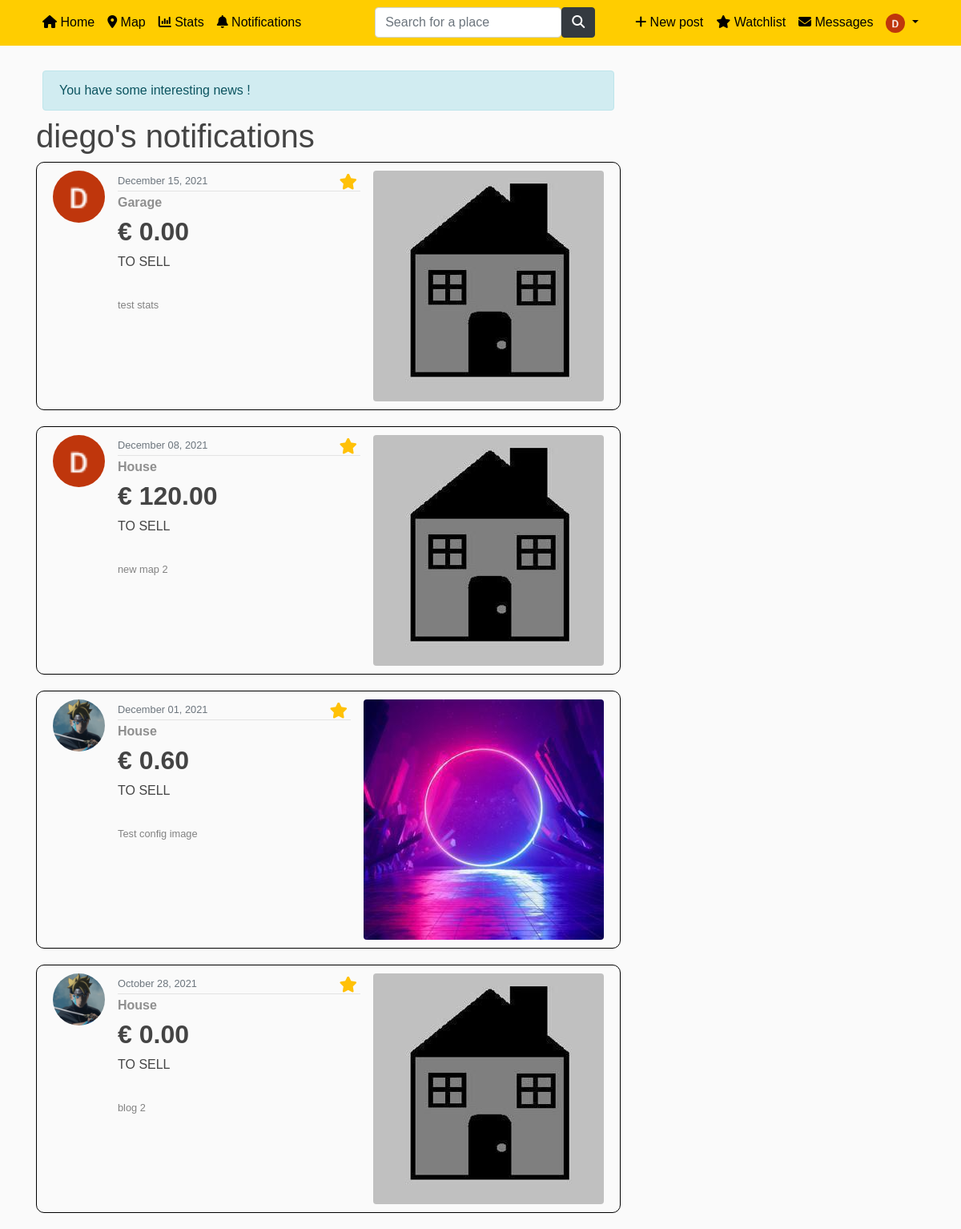
The app's page /my_preferences_posts/ (signed in) with its own data.
### users/models.py (models this page shows, shortened)
class Profile(models.Model):
    user = models.OneToOneField(User, on_delete=models.CASCADE) #CASCADE : si je supprime l'utilisateur, le profil sera supprimé aussi. Mais si je supprime le profil, l'utilisateur ne sera pas supprimé
    image = models.ImageField(default='default.jpg', upload_to='profile_pics') #default = image par défaut si l'user ne choisit aucune pdp
    price_preference = models.DecimalField(default=0, max_digits=15, decimal_places=2) #prix maximum préféré
    localisation_preference = models.CharField(default='Bruxelles', max_length=100) #localisation préférée
    sell_rent_preference = models.CharField(default='S', max_length=10, choices=SELLORRENT_CHOICES) #a vendre ou a louer

### blog/models.py (models this page shows, shortened)
class Post(models.Model): #creation d'un Post
    title = models.CharField(max_length=100)
    price = models.DecimalField(default=0, max_digits= 15, decimal_places=2)
    sell_rent = models.CharField(default= 'S', max_length=10, choices=SELLORRENT_CHOICES)
    localisation = models.CharField(default='Bruxelles',max_length=100)
    address = models.TextField(default='Boulevard du Triomphe 1 , 1050 Bruxelles')
    lat = models.FloatField(blank=True, null=True)  # blank pour autoriser des valeurs vides
    long = models.FloatField(blank=True, null=True)
    category = models.CharField(default= 'H', max_length=10, choices=CATEGORIES)
    surface = models.DecimalField(default=0, max_digits= 8, decimal_places=2)
    content = models.TextField()
    image = models.ImageField(default='defaultAnnounce.jpg', upload_to='announce_pics')
    image2 = models.ImageField(default='defaultAnnounce.jpg', upload_to='announce_pics')
    image3 = models.ImageField(default='defaultAnnounce.jpg', upload_to='announce_pics')
    date_posted = models.DateTimeField(default=timezone.now)
    author = models.ForeignKey(User, on_delete=models.CASCADE) #ForeignKey = reférence à une autre classe (clé étrangère) --> on_delete=models.CASCADE --> signifie que lors de la suppression d'un User, tous ses posts seront supprimés aussi
    number_views = models.IntegerField(default=0)
    room_number = models.IntegerField(default=0, blank=True, null=True)

### blog/views.py (the view)
# urls.py: path('my_preferences_posts/', views.preferences_posts, name='user-mypreferences'),
def preferences_posts(request):
    all_posts = Post.objects.all() #je recupère tous les posts
    user_localisation = request.user.profile.localisation_preference #on recupere les critères de l'utilisateur
    user_price = request.user.profile.price_preference
    user_sellrent = request.user.profile.sell_rent_preference
    all_posts = all_posts.filter(price__lte= user_price, localisation= user_localisation, sell_rent= user_sellrent) #prix +petit ou egal au le prix max de l'utilisateur
    preferences = all_posts.order_by('-date_posted')
    if len(all_posts) > 0: #si il y'a des posts pouvant intéresser l'utilisateur
        messages.info(request, 'You have some interesting news !')
    else:
        messages.warning(request, 'There is nothing matching with your preferences for now...')
        return redirect('blog-home')
    context = {
        'preferences': preferences
    }
    return render(request, 'blog/user_mypreferences.html', context)

### blog/templates/blog/user_mypreferences.html (shortened to what this page needs)
{% extends "blog/base.html" %}
{% block content %}
{% if user.is_authenticated %}
    <h1>{{ user }}'s notifications</h1>
    {% for post in preferences %}
        <a class="content-article" href="{% url 'post-detail' post.id %}">
            <article class="media content-section">
            <img class="rounded-circle article-img" src="{{ post.author.profile.image.url }}">
            <div class="media-body">
                {% if user.is_authenticated %}
                        <form action="{% url 'add-post-in-watchlist' %}" method="POST">
                        <button class="btn btn-outline-warning m-1" id="btnFav1" type="submit" >
                            <i class="fa fa-star" style="font-size:20px;"></i>
                        </button>
                    </form>
                {% endif %}
                <div class="article-metadata">
                    <small class="text-muted">{{ post.date_posted|date:"F d, Y" }}</small>
                </div>
                <div class="post-content">
                    <h6 class="post-content-category"><b>{{ post.get_category_display }}</b></h6>
                    <h2 class="display-5"><b>€ {{ post.price }}</b></h2>
                    <h6 class="text-uppercase">{{ post.get_sell_rent_display }}</h6>
                    <br>
                    <p class="post-content-title"><small>{{ post.title }}</small></p>
                </div>
            </div>
            <img class="rounded float-left ml-3" src="{{ post.image.url }}">
            </article>
        </a>
    {% endfor %}
{% endif %}
{% endblock content %}

### blog/templates/blog/base.html (shortened to what this page needs)
<!DOCTYPE html>
{% load static %}
<html lang="en">
<head>
    <link href="https://stackpath.bootstrapcdn.com/bootstrap/4.4.1/css/bootstrap.min.css"
 rel="stylesheet">
    <link rel="stylesheet" type="text/css" href="{% static 'blog/main.css' %}">
    <link rel="stylesheet" href="https://cdn.jsdelivr.net/npm/bootstrap-icons@1.7.1/font/bootstrap-icons.css">
    <link href='https://api.mapbox.com/mapbox-gl-js/v2.6.1/mapbox-gl.css' rel='stylesheet' />
</head>
<body>
<header class="site-header">
    <nav class="navbar navbar-expand-md navbar-dark bg-steel fixed-top">
        <div class="container">
            <div class="collapse navbar-collapse" id="navbarToggle">
                <div class="navbar-nav mr-auto">
                    <a class="nav-item nav-link" href="{% url 'blog-home' %}"><i class="fa fa-home"></i> Home</a>
                    <a class="nav-item nav-link" href="{% url 'blog-map' %}"><i class="fa fa-map-marker"></i> Map</a>
                    {% if user.is_authenticated %}
                        <a class="nav-item nav-link" href="{% url 'blog-stats' %}"><i class="fa fa-bar-chart"></i> Stats</a>
                        <a class="nav-item nav-link" href="{% url 'user-mypreferences' %}"><i class="fa fa-bell"></i> Notifications</a>
                    {% endif %}
                </div>
                <div class="navbar-nav mx-auto">
                     <form class="d-flex" method=POST action="{% url 'place-search' %}">
                        <input class="form-control me-2" type="search" placeholder="Search for a place" aria-label="Search" name="search">
                        <button class="btn btn-dark" type="submit"><i class="fa fa-search"></i></button>
                     </form>
                </div>
                <div class="navbar-nav">
                    {% if user.is_authenticated %}
                        <a class="nav-item nav-link" href="{% url 'post-create' %}"> <i class="fa fa-plus"></i> New post</a>
                        <a class="nav-item nav-link" href="{% url 'user-watchlist' %}"><i class="fa fa-star"></i> Watchlist</a>
                        <a class="nav-item nav-link" href="{% url 'user-messages' %}"><i class="fa fa-envelope"></i> Messages</a>
                        <li class="nav-item dropdown">
                            <a class="nav-link dropdown-toggle" href="#" id="navbarDropdown" data-toggle="dropdown" aria-haspopup="true" aria-expanded="false">
                              <img class="rounded-circle navbar-profile" src="{{ request.user.profile.image.url }}">
                            </a>
                        </li>
                    {% else %}
                        <a class="nav-item nav-link" href="{% url 'login' %}"> <i class="fa fa-sign-in"></i> Login</a>
                        <a class="nav-item nav-link" href="{% url 'register' %}">Register</a>
                    {% endif %}
                </div>
            </div>
        </div>
    </nav>
</header>
<main role="main" class="container">
  <div class="row">
    <div class="col-md-8">
        {% if messages %}
            {% for message in messages %}
                <div class="alert alert-{{ message.tags }} m-2" id="message_id">
                    {{ message }}
                </div>
            {% endfor %}
        {% endif %}
      {% block content %} {% endblock %}
    </div>
  </div>
</main>
</body>
</html>

### blog/static/blog/main.css (style rules this page uses)
body { font-family: Verdana, sans-serif; background: #fafafa; color: #333333; margin-top: 5rem; }
h1, h2, h3, h4, h5, h6 { color: #444444; }
#btnFav1 { float: right; background-color: transparent; background-repeat: no-repeat; border: none; overflow: hidden; padding: 0; outline: none; }
.post-content-title { color: #828282; }
.post-content-category { color: #8F8F8F; }
.site-header .navbar-nav .nav-link { color: black; }
.bg-steel { background-color: #FFCD00; }
.navbar-profile { width: 1.5em; height: 1.5em; }
.content-section { transition: box-shadow .3s; background: #fafafa; padding: 10px 20px; border: 1px solid black; border-radius: 10px; margin-bottom: 20px; }
.article-img { height: 65px; width: 65px; margin-right: 16px; }
.article-metadata { padding-bottom: 1px; margin-bottom: 4px; border-bottom: 1px solid #e3e3e3 }

### records on screen
Post: author.profile.image (picture), date_posted "December 15, 2021", category "Garage", price "0.00", sell_rent "TO SELL", title "test stats", image (placeholder picture)
Post: author.profile.image (picture), date_posted "December 08, 2021", category "House", price "120.00", sell_rent "TO SELL", title "new map 2", image (placeholder picture)
Post: author.profile.image (picture), date_posted "December 01, 2021", category "House", price "0.60", sell_rent "TO SELL", title "Test config image", image (picture)
Post: author.profile.image (picture), date_posted "October 28, 2021", category "House", price "0.00", sell_rent "TO SELL", title "blog 2", image (placeholder picture)

### other values on screen
{{ message }} "You have some interesting news !"
{{ user }} "diego"
